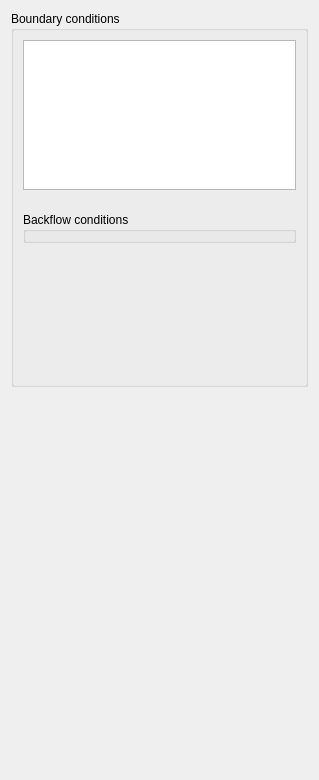
<?xml version="1.0" encoding="UTF-8"?>
<ui version="4.0">
 <class>BoundaryConditions</class>
 <widget class="QWidget" name="BoundaryConditions">
  <property name="geometry">
   <rect>
    <x>0</x>
    <y>0</y>
    <width>319</width>
    <height>780</height>
   </rect>
  </property>
  <property name="windowTitle">
   <string>Form</string>
  </property>
  <layout class="QGridLayout" name="gridLayout_2">
   <item row="0" column="0">
    <widget class="QGroupBox" name="groupBox">
     <property name="title">
      <string>Boundary conditions</string>
     </property>
     <layout class="QGridLayout" name="gridLayout">
      <item row="4" column="0">
       <widget class="BoundaryConditionsVelocityInletView" name="VelocityWidget" native="true"/>
      </item>
      <item row="1" column="0">
       <widget class="BoundaryConditionsPressureView" name="PressureWidget" native="true"/>
      </item>
      <item row="3" column="0">
       <widget class="BoundaryConditionsFractionView" name="FractionWidget" native="true"/>
      </item>
      <item row="5" column="0">
       <widget class="BoundaryConditionsTurbulenceInletView" name="TurbulenceWidget" native="true"/>
      </item>
      <item row="0" column="0">
       <widget class="QTableView" name="tableViewFields">
        <property name="minimumSize">
         <size>
          <width>0</width>
          <height>150</height>
         </size>
        </property>
        <property name="maximumSize">
         <size>
          <width>16777215</width>
          <height>150</height>
         </size>
        </property>
       </widget>
      </item>
      <item row="6" column="0">
       <widget class="BoundaryConditionsEnergyView" name="EnergyWidget" native="true"/>
      </item>
      <item row="7" column="0">
       <widget class="BoundaryConditionsNonCondensableView" name="NonCondensableWidget" native="true"/>
      </item>
      <item row="8" column="0">
       <widget class="BoundaryConditionsInterfacialAreaView" name="InterfacialAreaWidget" native="true"/>
      </item>
      <item row="9" column="0">
       <widget class="BoundaryConditionsScalarView" name="ScalarWidget" native="true"/>
      </item>
      <item row="10" column="0">
       <widget class="BoundaryConditionsWallView" name="WallWidget" native="true"/>
      </item>
      <item row="2" column="0">
       <widget class="QGroupBox" name="BackflowSeparator" native="true">
       <property name="title">
        <string>Backflow conditions</string>
       </property>
       </widget>
      </item>
     </layout>
    </widget>
   </item>
   <item row="1" column="0">
    <widget class="LagrangianBoundaryView" name="particlesWidget" native="true"/>
   </item>
   <item row="2" column="0">
    <spacer name="verticalSpacer">
     <property name="orientation">
      <enum>Qt::Vertical</enum>
     </property>
     <property name="sizeHint" stdset="0">
      <size>
       <width>20</width>
       <height>40</height>
      </size>
     </property>
    </spacer>
   </item>
  </layout>
 </widget>
 <customwidgets>
  <customwidget>
   <class>BoundaryConditionsVelocityInletView</class>
   <extends>QWidget</extends>
   <header location="global">BoundaryConditionsVelocityInletViewNeptune.h</header>
   <container>1</container>
  </customwidget>
  <customwidget>
   <class>BoundaryConditionsTurbulenceInletView</class>
   <extends>QWidget</extends>
   <header location="global">BoundaryConditionsTurbulenceInletViewNeptune.h</header>
   <container>1</container>
  </customwidget>
  <customwidget>
   <class>BoundaryConditionsPressureView</class>
   <extends>QWidget</extends>
   <header location="global">BoundaryConditionsPressureViewNeptune.h</header>
   <container>1</container>
  </customwidget>
  <customwidget>
   <class>LagrangianBoundaryView</class>
   <extends>QWidget</extends>
   <header location="global">LagrangianBoundaryView.h</header>
   <container>1</container>
  </customwidget>
  <customwidget>
   <class>BoundaryConditionsNonCondensableView</class>
   <extends>QWidget</extends>
   <header>BoundaryConditionsNonCondensableView.h</header>
   <container>1</container>
  </customwidget>
  <customwidget>
   <class>BoundaryConditionsEnergyView</class>
   <extends>QWidget</extends>
   <header>BoundaryConditionsEnergyView.h</header>
   <container>1</container>
  </customwidget>
  <customwidget>
   <class>BoundaryConditionsInterfacialAreaView</class>
   <extends>QWidget</extends>
   <header>BoundaryConditionsInterfacialAreaView.h</header>
   <container>1</container>
  </customwidget>
  <customwidget>
   <class>BoundaryConditionsScalarView</class>
   <extends>QWidget</extends>
   <header>BoundaryConditionsScalarViewNeptune.h</header>
   <container>1</container>
  </customwidget>
  <customwidget>
   <class>BoundaryConditionsFractionView</class>
   <extends>QWidget</extends>
   <header>BoundaryConditionsFractionView.h</header>
   <container>1</container>
  </customwidget>
  <customwidget>
   <class>BoundaryConditionsWallView</class>
   <extends>QWidget</extends>
   <header>BoundaryConditionsWallView.h</header>
   <container>1</container>
  </customwidget>
 </customwidgets>
 <resources/>
 <connections/>
</ui>
